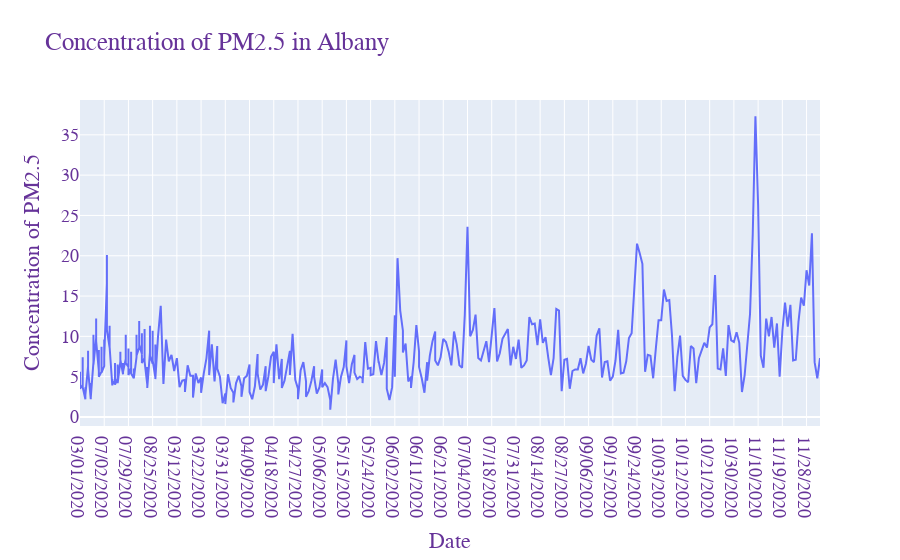
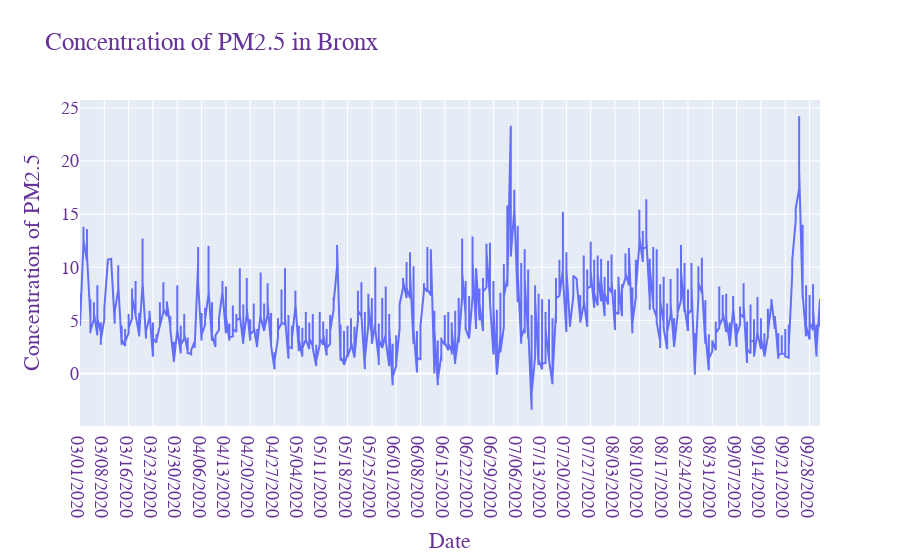
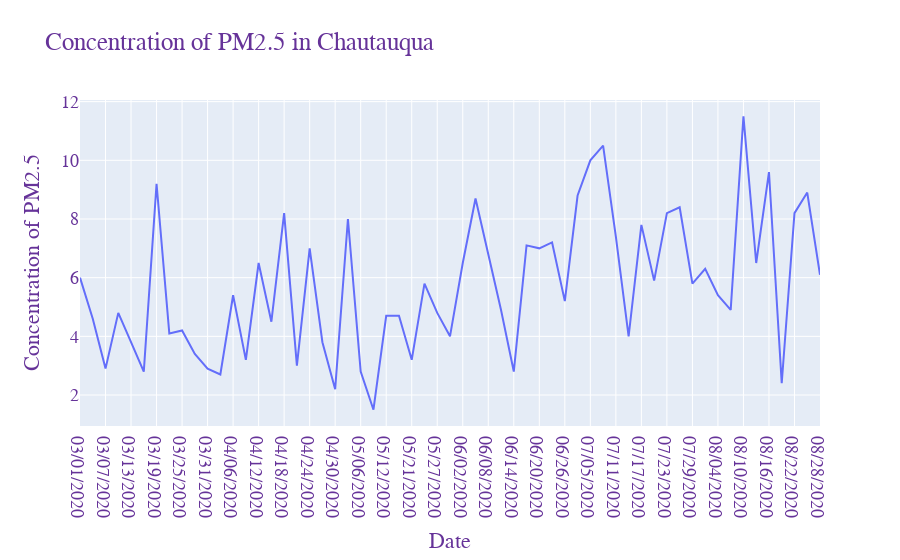
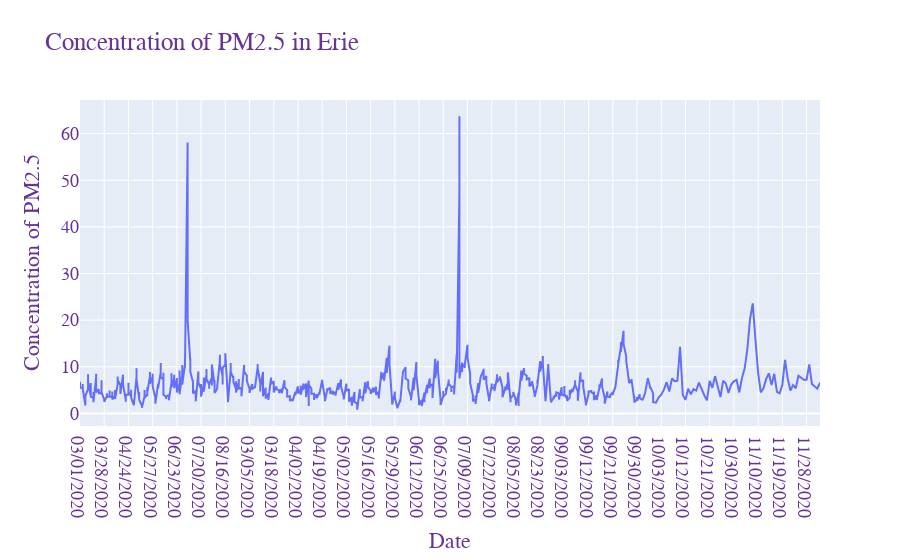

Notebook source saved alongside these figures, in order:
### Markdown cell above
with the outliers

### Code cell
# with the outliers

county_wise ={}
for c in df['County'].unique():
    temp = df[df['County'] == c]
    
    county_wise[c] = temp
    fig = go.Figure([go.Scatter(x=temp['Date'], y=temp['Daily Mean PM2.5 Concentration'])])
    fig.update_layout(
    title="Concentration of PM2.5 in " +c ,
    xaxis_title="Date",
    yaxis_title="Concentration of PM2.5",
    legend_title= c,
    font=dict(
        family="Courier New, monospace",
        size=18,
        color="RebeccaPurple"))
    fig.show()

### Figure 1 — Plotly figure (JSON) as saved in the notebook; plotly's stock layout.template omitted (floating-point values rounded to 4 significant figures; data arrays with more than 128 entries replaced by an {"elided": "..."} marker saying what was removed)
{"data": [{"type": "scatter", "x": {"elided": "379 str values"}, "y": {"elided": "379 float values"}}], "layout": {"font": {"color": "RebeccaPurple", "family": "Courier New, monospace", "size": 18}, "legend": {"title": {"text": "Albany"}}, "title": {"text": "Concentration of PM2.5 in Albany"}, "xaxis": {"title": {"text": "Date"}}, "yaxis": {"title": {"text": "Concentration of PM2.5"}}}}

### Figure 2 — Plotly figure (JSON) as saved in the notebook; plotly's stock layout.template omitted (floating-point values rounded to 4 significant figures; data arrays with more than 128 entries replaced by an {"elided": "..."} marker saying what was removed)
{"data": [{"type": "scatter", "x": {"elided": "683 str values"}, "y": {"elided": "683 float values"}}], "layout": {"font": {"color": "RebeccaPurple", "family": "Courier New, monospace", "size": 18}, "legend": {"title": {"text": "Bronx"}}, "title": {"text": "Concentration of PM2.5 in Bronx"}, "xaxis": {"title": {"text": "Date"}}, "yaxis": {"title": {"text": "Concentration of PM2.5"}}}}

### Figure 3 — Plotly figure (JSON) as saved in the notebook; plotly's stock layout.template omitted (floating-point values rounded to 4 significant figures)
{"data": [{"type": "scatter", "x": ["03/01/2020", "03/04/2020", "03/07/2020", "03/10/2020", "03/13/2020", "03/16/2020", "03/19/2020", "03/22/2020", "03/25/2020", "03/28/2020", "03/31/2020", "04/03/2020", "04/06/2020", "04/09/2020", "04/12/2020", "04/15/2020", "04/18/2020", "04/21/2020", "04/24/2020", "04/27/2020", "04/30/2020", "05/03/2020", "05/06/2020", "05/09/2020", "05/12/2020", "05/18/2020", "05/21/2020", "05/24/2020", "05/27/2020", "05/30/2020", "06/02/2020", "06/05/2020", "06/08/2020", "06/11/2020", "06/14/2020", "06/17/2020", "06/20/2020", "06/23/2020", "06/26/2020", "07/02/2020", "07/05/2020", "07/08/2020", "07/11/2020", "07/14/2020", "07/17/2020", "07/20/2020", "07/23/2020", "07/26/2020", "07/29/2020", "08/01/2020", "08/04/2020", "08/07/2020", "08/10/2020", "08/13/2020", "08/16/2020", "08/19/2020", "08/22/2020", "08/25/2020", "08/28/2020"], "y": [6, 4.6, 2.9, 4.8, 3.8, 2.8, 9.2, 4.1, 4.2, 3.4, 2.9, 2.7, 5.4, 3.2, 6.5, 4.5, 8.2, 3, 7, 3.8, 2.2, 8, 2.8, 1.5, 4.7, 4.7, 3.2, 5.8, 4.8, 4, 6.5, 8.7, 6.8, 4.9, 2.8, 7.1, 7, 7.2, 5.2, 8.8, 10, 10.5, 7.4, 4, 7.8, 5.9, 8.2, 8.4, 5.8, 6.3, 5.4, 4.9, 11.5, 6.5, 9.6, 2.4, 8.2, 8.9, 6.1]}], "layout": {"font": {"color": "RebeccaPurple", "family": "Courier New, monospace", "size": 18}, "legend": {"title": {"text": "Chautauqua"}}, "title": {"text": "Concentration of PM2.5 in Chautauqua"}, "xaxis": {"title": {"text": "Date"}}, "yaxis": {"title": {"text": "Concentration of PM2.5"}}}}

### Figure 4 — Plotly figure (JSON) as saved in the notebook; plotly's stock layout.template omitted (floating-point values rounded to 4 significant figures; data arrays with more than 128 entries replaced by an {"elided": "..."} marker saying what was removed)
{"data": [{"type": "scatter", "x": {"elided": "832 str values"}, "y": {"elided": "832 float values"}}], "layout": {"font": {"color": "RebeccaPurple", "family": "Courier New, monospace", "size": 18}, "legend": {"title": {"text": "Erie"}}, "title": {"text": "Concentration of PM2.5 in Erie"}, "xaxis": {"title": {"text": "Date"}}, "yaxis": {"title": {"text": "Concentration of PM2.5"}}}}
